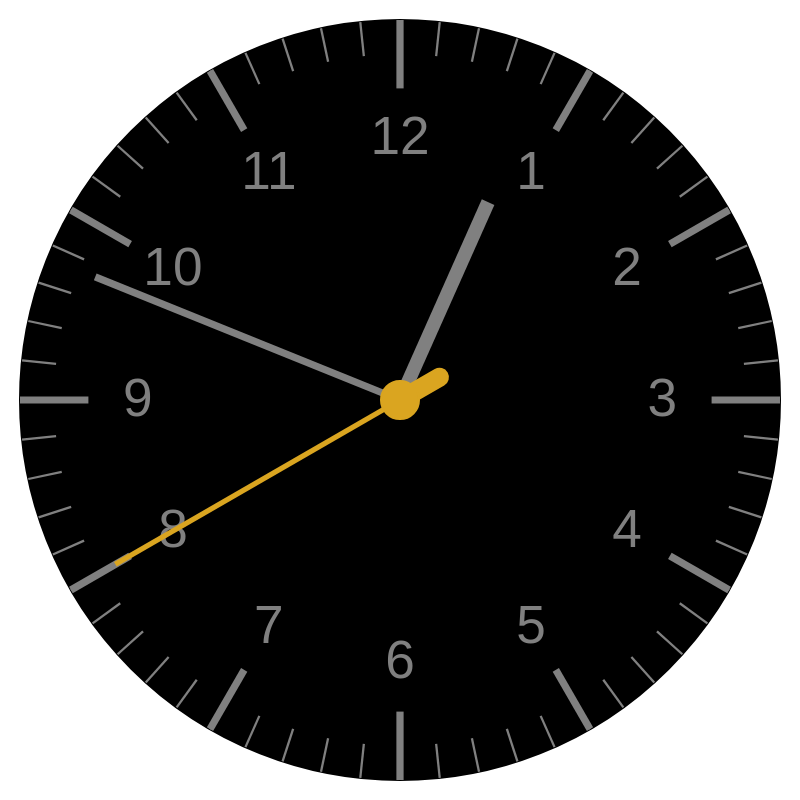

Write a Vega-Lite specification for this figure.
### Vega specification from a JSON file in a GitHub repository (floating-point values rounded to 4 significant figures)
{"$schema": "https://vega.github.io/schema/vega/v5.json", "description": "A watch face clock visualization showing the current time.", "width": 400, "height": 400, "signals": [{"name": "centerX", "init": "width/2"}, {"name": "centerY", "init": "height/2"}, {"name": "radiusRef", "init": "min(width,height)*0.95"}, {"name": "sizeFactor", "init": "radiusRef/400"}, {"name": "outerRadius", "init": "radiusRef/2"}, {"name": "innerRadiusMinutes", "init": "radiusRef/2 - (18 * sizeFactor)"}, {"name": "innerRadiusHours", "init": "radiusRef/2 - (36 * sizeFactor)"}, {"name": "currentDate", "init": "now()", "on": [{"events": {"type": "timer", "throttle": 10}, "update": "now()"}]}, {"name": "currentHour", "init": "hours(currentDate)+minutes(currentDate)/60", "on": [{"events": {"signal": "currentDate"}, "update": "hours(currentDate)+minutes(currentDate)/60"}]}, {"name": "currentMinute", "init": "minutes(currentDate)+seconds(currentDate)/60", "on": [{"events": {"signal": "currentDate"}, "update": "minutes(currentDate)+seconds(currentDate)/60"}]}, {"name": "currentSecond", "init": "seconds(currentDate)", "on": [{"events": {"signal": "currentDate"}, "update": "seconds(currentDate)+milliseconds(currentDate)/1000"}]}], "data": [{"name": "hours", "transform": [{"type": "sequence", "start": 0, "stop": 12, "step": 1, "as": "hour"}, {"type": "formula", "expr": "centerX - cos(PI/2 + (datum.hour * PI/6)) * outerRadius", "as": "x"}, {"type": "formula", "expr": "centerY - sin(PI/2 + (datum.hour * PI/6)) * outerRadius", "as": "y"}, {"type": "formula", "expr": "centerX - cos(PI/2 + (datum.hour * PI/6)) * innerRadiusHours", "as": "x2"}, {"type": "formula", "expr": "centerY - sin(PI/2 + (datum.hour * PI/6)) * innerRadiusHours", "as": "y2"}, {"type": "formula", "expr": "centerX - cos(PI/2 + (datum.hour * PI/6)) * (innerRadiusHours - 26 * max(sizeFactor, 0.4))", "as": "xHour"}, {"type": "formula", "expr": "centerY - sin(PI/2 + (datum.hour * PI/6)) * (innerRadiusHours - 26 * max(sizeFactor, 0.4))", "as": "yHour"}]}, {"name": "minutes", "transform": [{"type": "sequence", "start": 0, "stop": 60, "step": 1, "as": "minute"}, {"type": "formula", "expr": "centerX - cos(PI/2 + (datum.minute * PI/30)) * outerRadius", "as": "x"}, {"type": "formula", "expr": "centerY - sin(PI/2 + (datum.minute * PI/30)) * outerRadius", "as": "y"}, {"type": "formula", "expr": "centerX - cos(PI/2 + (datum.minute * PI/30)) * innerRadiusMinutes", "as": "x2"}, {"type": "formula", "expr": "centerY - sin(PI/2 + (datum.minute * PI/30)) * innerRadiusMinutes", "as": "y2"}]}], "scales": [{"name": "hourScale", "domain": {"data": "hours", "field": "hour"}, "range": [0, {"signal": "2*PI"}]}, {"name": "minutesScale", "domain": {"data": "minutes", "field": "minute"}, "range": [0, {"signal": "2*PI"}]}], "marks": [{"type": "arc", "encode": {"enter": {"x": {"signal": "centerX"}, "y": {"signal": "centerY"}, "startAngle": {"value": 0}, "endAngle": {"signal": "2*PI"}, "outerRadius": {"signal": "outerRadius"}, "fill": {"value": "black"}, "stroke": {"value": "black"}}}}, {"type": "rule", "from": {"data": "minutes"}, "encode": {"enter": {"x": {"field": "x"}, "y": {"field": "y"}, "x2": {"field": "x2"}, "y2": {"field": "y2"}, "strokeWidth": {"signal": "pow(2*sizeFactor, 0.2)"}, "stroke": {"value": "gray"}}}}, {"type": "rule", "from": {"data": "hours"}, "encode": {"enter": {"size": {"signal": "pow(2*sizeFactor, 4)"}, "x": {"field": "x"}, "y": {"field": "y"}, "x2": {"field": "x2"}, "y2": {"field": "y2"}, "strokeWidth": {"signal": "pow(2*sizeFactor, 2)"}, "stroke": {"value": "gray"}}}}, {"type": "text", "from": {"data": "hours"}, "encode": {"enter": {"x": {"field": "xHour"}, "y": {"field": "yHour"}, "align": {"value": "center"}, "fill": {"value": "gray"}, "baseline": {"value": "middle"}, "text": {"signal": "datum.hour === 0 ? 12 : datum.hour"}, "fontSize": {"signal": "28*max(sizeFactor, 0.4)"}, "fontWeight": {"value": "100"}}}}, {"type": "rule", "encode": {"enter": {"x": {"signal": "centerX"}, "y": {"signal": "centerY"}, "stroke": {"value": "gray"}, "strokeWidth": {"signal": "pow(2*sizeFactor, 3)"}}, "update": {"x2": {"signal": "centerX - cos(PI/2 + (currentHour * PI/6)) * (innerRadiusHours - (50 * sizeFactor))"}, "y2": {"signal": "centerY - sin(PI/2 + (currentHour * PI/6)) * (innerRadiusHours - (50 * sizeFactor))"}}}}, {"type": "rule", "encode": {"enter": {"x": {"signal": "centerX"}, "y": {"signal": "centerY"}, "stroke": {"value": "gray"}, "strokeWidth": {"signal": "pow(2*sizeFactor, 2)"}}, "update": {"x2": {"signal": "centerX - cos(PI/2 + (currentMinute * PI/30)) * (innerRadiusHours + (innerRadiusMinutes-innerRadiusHours)/2)"}, "y2": {"signal": "centerY - sin(PI/2 + (currentMinute * PI/30)) * (innerRadiusHours + (innerRadiusMinutes-innerRadiusHours)/2)"}}}}, {"type": "rule", "encode": {"enter": {"x": {"signal": "centerX"}, "y": {"signal": "centerY"}, "stroke": {"value": "goldenrod"}, "strokeWidth": {"signal": "pow(2*sizeFactor, 1.5)"}}, "update": {"x2": {"signal": "centerX - cos(PI/2 + (currentSecond * PI/30)) * (innerRadiusHours + (innerRadiusMinutes-innerRadiusHours)/2)"}, "y2": {"signal": "centerY - sin(PI/2 + (currentSecond * PI/30)) * (innerRadiusHours + (innerRadiusMinutes-innerRadiusHours)/2)"}}}}, {"type": "rule", "encode": {"enter": {"x": {"signal": "centerX"}, "y": {"signal": "centerY"}, "stroke": {"value": "goldenrod"}, "strokeWidth": {"signal": "pow(2*sizeFactor, 3.5)"}, "strokeCap": {"value": "round"}}, "update": {"x2": {"signal": "centerX - cos(PI*3/2 + (currentSecond * PI/30)) * (24 * sizeFactor)"}, "y2": {"signal": "centerY - sin(PI*3/2 + (currentSecond * PI/30)) * (24 * sizeFactor)"}}}}, {"type": "arc", "encode": {"enter": {"x": {"signal": "centerX"}, "y": {"signal": "centerY"}, "startAngle": {"value": 0}, "endAngle": {"signal": "2*PI"}, "outerRadius": {"signal": "10*sizeFactor"}, "fill": {"value": "goldenrod"}, "stroke": {"value": "goldenrod"}, "zIndex": {"value": 1}}}}]}
